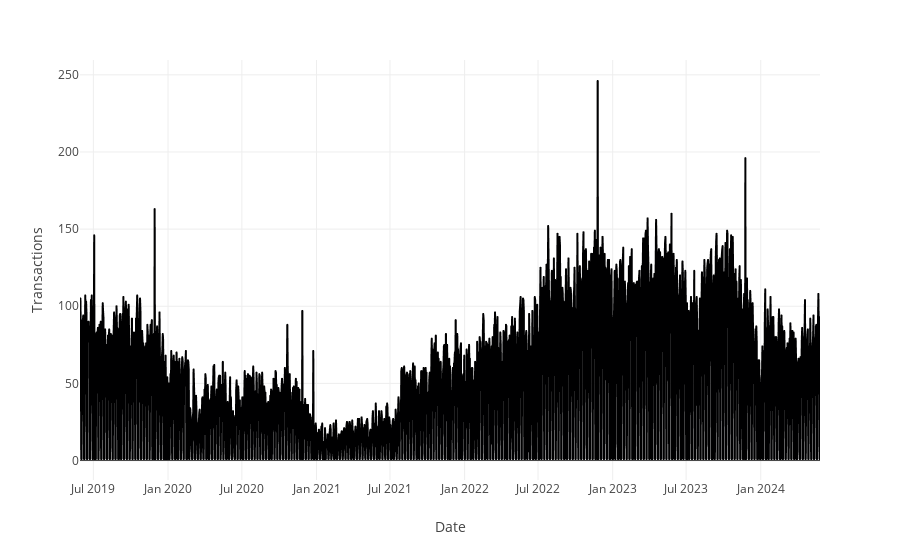

This figure's notebook cell:
### Code cell
null_df = stock_df.groupby(['Date']).agg({'Transactions': lambda x: x.isnull().sum()})

null_df.reset_index(inplace=True)
null_df = null_df.rename(columns = {'index': 'Date'})

import plotly.express as px

fig = px.line(null_df, x='Date', y='Transactions')
fig.show()

### Figure 1 — Plotly figure (JSON) as saved in the notebook; plotly's stock layout.template omitted (floating-point values rounded to 4 significant figures; data arrays with more than 128 entries replaced by an {"elided": "..."} marker saying what was removed)
{"data": [{"hovertemplate": "Date=%{x}<br>Transactions=%{y}<extra></extra>", "legendgroup": "", "line": {"color": "#000001", "dash": "solid"}, "marker": {"symbol": "circle"}, "mode": "lines", "name": "", "showlegend": false, "type": "scattergl", "x": {"elided": "1825 str values"}, "xaxis": "x", "y": {"elided": "1825 int values"}, "yaxis": "y"}], "layout": {"legend": {"tracegroupgap": 0}, "margin": {"t": 60}, "xaxis": {"anchor": "y", "domain": [0, 1], "title": {"text": "Date"}}, "yaxis": {"anchor": "x", "domain": [0, 1], "title": {"text": "Transactions"}}}}
